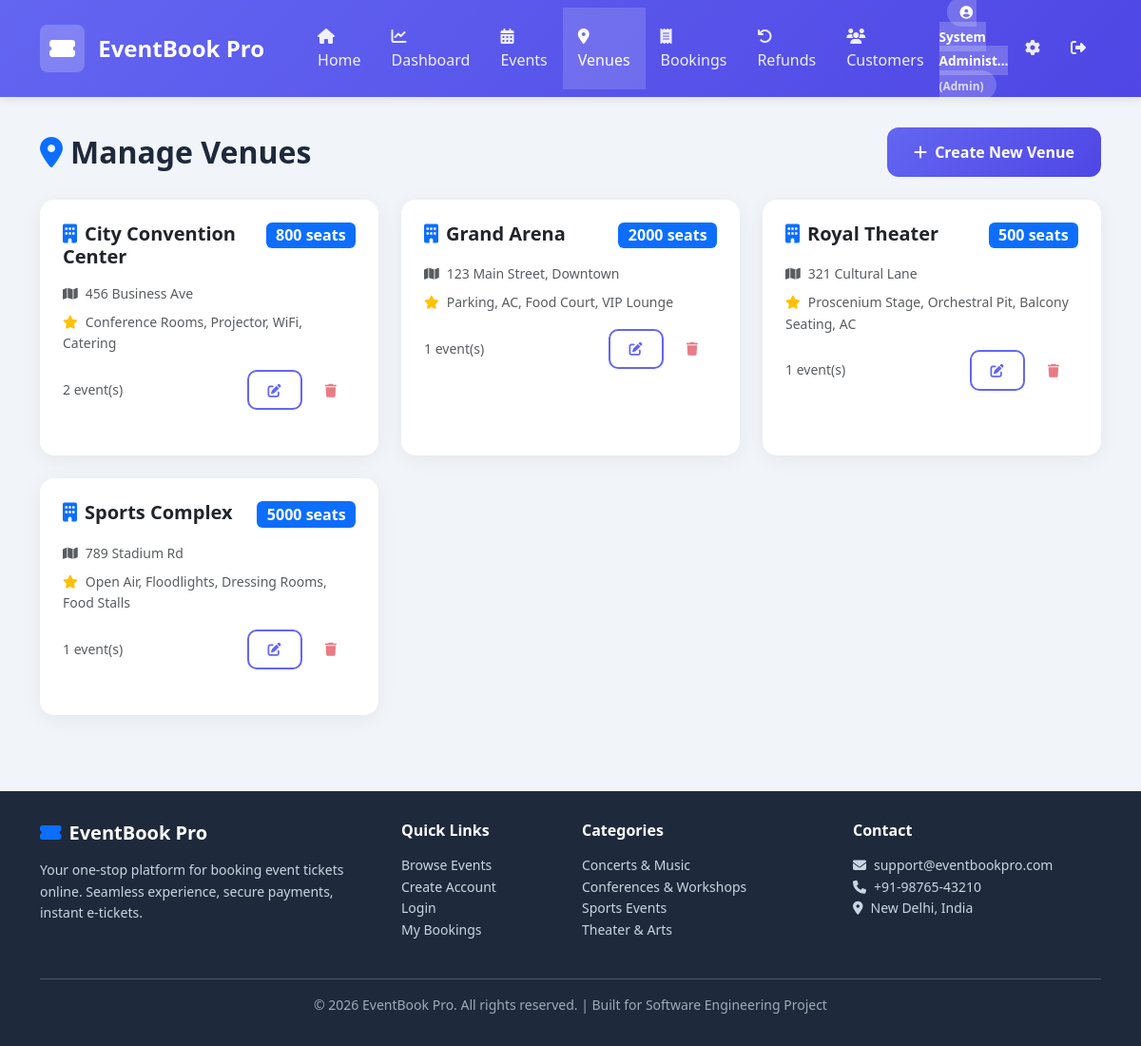
Screenshot of /admin/venues (signed in) with the database file from the repository.
### tables this page shows
CREATE TABLE CUSTOMER (
    customer_id INTEGER PRIMARY KEY AUTOINCREMENT,
    full_name TEXT NOT NULL,
    email TEXT NOT NULL UNIQUE,
    phone TEXT,
    password_hash TEXT NOT NULL,
    address TEXT DEFAULT '',
    user_role TEXT NOT NULL DEFAULT 'Customer',
    created_at DATETIME DEFAULT CURRENT_TIMESTAMP,
    CONSTRAINT CHK_USER_ROLE CHECK (user_role IN ('Customer','Admin'))
);

CREATE TABLE VENUE (
    venue_id INTEGER PRIMARY KEY AUTOINCREMENT,
    venue_name TEXT NOT NULL,
    address TEXT NOT NULL,
    total_capacity INTEGER NOT NULL CHECK (total_capacity > 0),
    amenities TEXT DEFAULT '',
    created_at DATETIME DEFAULT CURRENT_TIMESTAMP,
    CONSTRAINT CHK_VENUE_CAPACITY CHECK (total_capacity > 0)
);

### app.py (the view)
@app.route('/admin/venues')
@admin_required
def admin_venues():
    venues = query_db('SELECT v.*, (SELECT COUNT(*) FROM EVENT e WHERE e.venue_id=v.venue_id) as event_count FROM VENUE v ORDER BY v.venue_name')
    return render_template('admin/venues.html', venues=venues, user=current_user())

### app.py (called while the page is built)
def get_db():
    conn = sqlite3.connect(DB_PATH)
    conn.row_factory = sqlite3.Row
    conn.execute('PRAGMA foreign_keys = ON')
    return conn

def query_db(query, args=(), one=False):
    conn = get_db()
    cur = conn.execute(query, args)
    rv = cur.fetchall()
    conn.commit()
    conn.close()
    return (rv[0] if rv else None) if one else rv

def admin_required(f):
    @wraps(f)
    def decorated(*args, **kwargs):
        if 'user_id' not in session:
            return redirect(url_for('login'))
        if session.get('user_role') != 'Admin':
            flash('Admin access required.', 'danger')
            return redirect(url_for('home'))
        return f(*args, **kwargs)
    return decorated

def current_user():
    if 'user_id' in session:
        return query_db('SELECT * FROM CUSTOMER WHERE customer_id=?', (session['user_id'],), one=True)
    return None

### templates/admin/venues.html (shortened to what this page needs)
{% extends 'base.html' %}
{% block content %}
<div class="d-flex justify-content-between align-items-center mb-4">
    <h2 class="mb-0 fw-bold"><i class="fas fa-map-marker-alt text-primary me-2"></i>Manage Venues</h2>
    <a href="{{ url_for('create_venue') }}" class="btn btn-primary btn-lg">
        <i class="fas fa-plus me-1"></i> Create New Venue
    </a>
</div>
{% if venues %}
<div class="row g-4">
    {% for v in venues %}
    <div class="col-md-6 col-lg-4">
        <div class="card h-100">
            <div class="card-body p-4">
                <div class="d-flex justify-content-between align-items-start mb-3">
                    <h5 class="fw-bold mb-0"><i class="fas fa-building text-primary me-2"></i>{{ v.venue_name }}</h5>
                    <span class="badge bg-primary fs-6">{{ v.total_capacity }} seats</span>
                </div>
                <p class="mb-2 text-muted small"><i class="fas fa-map me-2"></i>{{ v.address }}</p>
                {% if v.amenities %}
                <p class="mb-3 small text-muted"><i class="fas fa-star me-2 text-warning"></i>{{ v.amenities }}</p>
                {% endif %}
                <div class="d-flex justify-content-between align-items-center">
                    <small class="text-muted">{{ v.event_count }} event(s)</small>
                    <div>
                        <a href="{{ url_for('edit_venue', venue_id=v.venue_id) }}" class="btn btn-sm btn-outline-primary">
                            <i class="fas fa-edit"></i>
                        </a>
                        <form method="POST" action="{{ url_for('delete_venue', venue_id=v.venue_id) }}" class="d-inline" onsubmit="return confirm('Delete this venue?');">
                            <button class="btn btn-sm btn-outline-danger" {% if v.event_count > 0 %}disabled title="Venue has active events"{% endif %}>
                                <i class="fas fa-trash"></i>
                            </button>
                        </form>
                    </div>
                </div>
            </div>
        </div>
    </div>
    {% endfor %}
</div>
{% endif %}
{% endblock %}

### templates/base.html (shortened to what this page needs)
<!DOCTYPE html>
<html lang="en">
<head>
    <link href="https://cdn.jsdelivr.net/npm/bootstrap@5.3.0/dist/css/bootstrap.min.css" rel="stylesheet">
    <link href="https://cdnjs.cloudflare.com/ajax/libs/font-awesome/6.4.0/css/all.min.css" rel="stylesheet">
    <link rel="stylesheet" href="{{ url_for('static', filename='css/style.css') }}">
</head>
<body>
    <nav class="navbar navbar-expand-lg">
        <div class="container">
            <a class="navbar-brand" href="{{ url_for('home') }}">
                <span class="logo-icon"><i class="fas fa-ticket-alt"></i></span>
                EventBook Pro
            </a>
            <div class="collapse navbar-collapse" id="navbarNav">
                <ul class="navbar-nav me-auto ms-lg-4">
                    <li class="nav-item">
                        <a class="nav-link {{ 'active' if request.endpoint == 'home' }}" href="{{ url_for('home') }}">
                            <i class="fas fa-home me-1"></i> Home
                        </a>
                    </li>
                    {% if user and user['user_role'] == 'Admin' %}
                    <li class="nav-item">
                        <a class="nav-link {{ 'active' if request.endpoint and 'admin' in request.endpoint and 'dashboard' in request.endpoint }}" href="{{ url_for('admin_dashboard') }}">
                            <i class="fas fa-chart-line me-1"></i> Dashboard
                        </a>
                    </li>
                    <li class="nav-item">
                        <a class="nav-link {{ 'active' if request.endpoint and 'events' in request.endpoint and 'admin' in request.endpoint }}" href="{{ url_for('admin_events') }}">
                            <i class="fas fa-calendar-alt me-1"></i> Events
                        </a>
                    </li>
                    <li class="nav-item">
                        <a class="nav-link {{ 'active' if request.endpoint and 'venues' in request.endpoint }}" href="{{ url_for('admin_venues') }}">
                            <i class="fas fa-map-marker-alt me-1"></i> Venues
                        </a>
                    </li>
                    <li class="nav-item">
                        <a class="nav-link {{ 'active' if request.endpoint and 'bookings' in request.endpoint and 'my' not in request.endpoint }}" href="{{ url_for('my_bookings') }}">
                            <i class="fas fa-receipt me-1"></i> Bookings
                        </a>
                    </li>
                    <li class="nav-item">
                        <a class="nav-link {{ 'active' if request.endpoint and 'refunds' in request.endpoint }}" href="{{ url_for('admin_refunds') }}">
                            <i class="fas fa-undo me-1"></i> Refunds
                        </a>
                    </li>
                    <li class="nav-item">
                        <a class="nav-link {{ 'active' if request.endpoint and 'customers' in request.endpoint }}" href="{{ url_for('admin_customers') }}">
                            <i class="fas fa-users me-1"></i> Customers
                        </a>
                    </li>
                    {% endif %}
                </ul>
                <ul class="navbar-nav align-items-center">
                    {% if user %}
                        <li class="nav-item">
                            <span class="user-badge">
                                <i class="fas fa-user-circle me-1"></i>
                                {{ user['full_name'][:15] }}{% if user['full_name']|length > 15 %}...{% endif %}
                                {% if user['user_role'] == 'Admin' %}<small class="opacity-75"> (Admin)</small>{% endif %}
                            </span>
                        </li>
                        <li class="nav-item">
                            <a class="nav-link" href="{{ url_for('profile') }}">
                                <i class="fas fa-cog"></i>
                            </a>
                        </li>
                        <li class="nav-item">
                            <a class="nav-link" href="{{ url_for('logout') }}" title="Logout">
                                <i class="fas fa-sign-out-alt"></i>
                            </a>
                        </li>
                    {% endif %}
                </ul>
            </div>
        </div>
    </nav>
    <main>
        <div class="container">
            {% block content %}{% endblock %}
        </div>
    </main>
    <footer>
        <div class="container">
            <div class="row g-4">
                <div class="col-md-4">
                    <h5 class="footer-title"><i class="fas fa-ticket-alt text-primary me-2"></i>EventBook Pro</h5>
                    <p class="small">Your one-stop platform for booking event tickets online. Seamless experience, secure payments, instant e-tickets.</p>
                </div>
                <div class="col-md-2">
                    <h6 class="footer-title">Quick Links</h6>
                    <ul class="list-unstyled small">
                        <li><a href="{{ url_for('home') }}">Browse Events</a></li>
                        <li><a href="{{ url_for('register') }}">Create Account</a></li>
                        <li><a href="{{ url_for('login') }}">Login</a></li>
                        <li><a href="{{ url_for('my_bookings') }}">My Bookings</a></li>
                    </ul>
                </div>
                <div class="col-md-3">
                    <h6 class="footer-title">Categories</h6>
                    <ul class="list-unstyled small">
                        <li>Concerts & Music</li>
                        <li>Conferences & Workshops</li>
                        <li>Sports Events</li>
                        <li>Theater & Arts</li>
                    </ul>
                </div>
                <div class="col-md-3">
                    <h6 class="footer-title">Contact</h6>
                    <ul class="list-unstyled small">
                        <li><i class="fas fa-envelope me-2"></i>support@eventbookpro.com</li>
                        <li><i class="fas fa-phone me-2"></i>+91-98765-43210</li>
                        <li><i class="fas fa-map-marker-alt me-2"></i>New Delhi, India</li>
                    </ul>
                </div>
            </div>
            <hr class="mt-4 mb-3 opacity-25">
            <div class="text-center small opacity-75">
                <p>&copy; 2026 EventBook Pro. All rights reserved. | Built for Software Engineering Project</p>
            </div>
        </div>
    </footer>
</body>
</html>

### static/css/style.css (style rules this page uses)
:root { --primary: #6366f1; --primary-dark: #4f46e5; --secondary: #ec4899; --success: #10b981; --warning: #f59e0b; --danger: #ef4444; --info: #3b82f6; --dark: #1e293b; --light: #f8fafc; --gray: #64748b; }
* { box-sizing: border-box; margin: 0; padding: 0; }
body { font-family: 'Segoe UI', Tahoma, Geneva, Verdana, sans-serif; background: #f1f5f9; color: var(--dark); line-height: 1.6; min-height: 100vh; display: flex; flex-direction: column; }
a { color: var(--primary); text-decoration: none; }
.navbar { background: linear-gradient(135deg, var(--primary) 0%, var(--primary-dark) 100%); box-shadow: 0 2px 10px rgba(0,0,0,0.1); padding: 0; position: sticky; top: 0; z-index: 100; }
.navbar-brand { color: #fff !important; font-weight: 800; font-size: 1.5rem; padding: 1rem 0; }
.navbar-brand .logo-icon { background: rgba(255,255,255,0.2); padding: 6px 10px; border-radius: 8px; margin-right: 8px; display: inline-block; }
.nav-link { color: rgba(255,255,255,0.9) !important; padding: 1.1rem 1rem !important; font-weight: 500; transition: all 0.2s; }
.nav-link:hover, .nav-link.active { background: rgba(255,255,255,0.15); color: #fff !important; }
.user-badge { background: rgba(255,255,255,0.2); color: #fff; padding: 6px 14px; border-radius: 20px; font-size: 0.85rem; margin: 0 8px; font-weight: 600; }
main { flex: 1; padding: 2rem 0; }
.card { border: none; border-radius: 15px; box-shadow: 0 4px 20px rgba(0,0,0,0.06); transition: all 0.3s ease; overflow: hidden; margin-bottom: 1.5rem; }
.card-body { padding: 1.75rem; }
.btn { border-radius: 10px; padding: 0.55rem 1.25rem; font-weight: 600; border: none; transition: all 0.2s; }
.btn-primary { background: linear-gradient(135deg, var(--primary) 0%, var(--primary-dark) 100%); }
.btn-outline-primary { border: 2px solid var(--primary); color: var(--primary); background: transparent; }
.btn-lg { padding: 0.85rem 1.75rem; font-size: 1rem; border-radius: 12px; }
footer { background: var(--dark); color: #cbd5e1; padding: 2rem 0 1rem; margin-top: 3rem; }
footer a { color: #cbd5e1; }
.footer-title { color: #fff; font-weight: 700; margin-bottom: 1rem; }

### rows the page displays
CUSTOMER: full_name "System Administ"
VENUE: venue_name "City Convention Center", total_capacity "800", address "456 Business Ave", amenities "Conference Rooms, Projector, WiFi, Catering", event_count "2"
VENUE: venue_name "Grand Arena", total_capacity "2000", address "123 Main Street, Downtown", amenities "Parking, AC, Food Court, VIP Lounge", event_count "1"
VENUE: venue_name "Royal Theater", total_capacity "500", address "321 Cultural Lane", amenities "Proscenium Stage, Orchestral Pit, Balcony Seating, AC", event_count "1"
VENUE: venue_name "Sports Complex", total_capacity "5000", address "789 Stadium Rd", amenities "Open Air, Floodlights, Dressing Rooms, Food Stalls", event_count "1"
